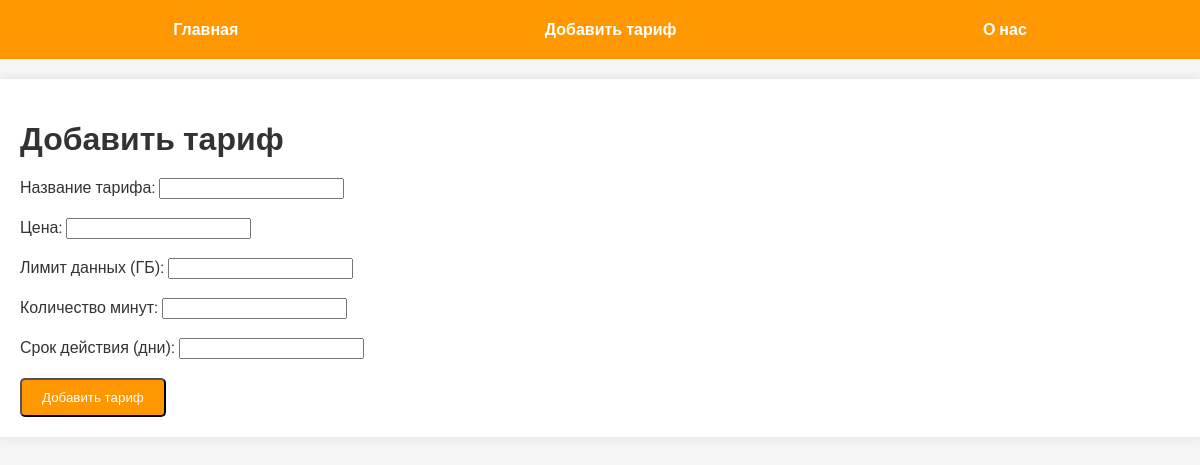
Page /add_post on the committed database.
### tables this page shows
CREATE TABLE mainmenu(
id INTEGER PRIMARY KEY AUTOINCREMENT,
title TEXT NOT NULL,
url TEXT NOT NULL);

### first_site/fldbsite.py (the view, shortened to what this page needs)
@app.route('/add_post', methods=["POST", "GET"])
def add_post():
    db = get_db()
    dbase = FDataBase(db)
    return render_template('add_post.html', title='Добавить тариф', menu=dbase.get_menu())

### first_site/FDataBase.py (called while the page is built)
    def get_menu(self):
        sql = "SELECT * FROM mainmenu"
        try:
            self.__cur.execute(sql)
            res = self.__cur.fetchall()
            if res:
                return res
        except IOError:
            print('Ошибка чтения из БД')
        return []

### first_site/fldbsite.py (called while the page is built)
def connect_db():
    con = sqlite3.connect(app.config['DATABASE'])
    con.row_factory = sqlite3.Row
    return con

def get_db():
    if not hasattr(g, 'link_db'):
        g.link_db = connect_db()
    return g.link_db

### first_site/templates/add_post.html (shortened to what this page needs)
{% extends 'base.html'%}
{% block content %}
{{ super() }}
<form action="{{ url_for('add_post') }}" method="post">
        <label for="name">Название тарифа:</label>
        <input type="text" id="name" name="name" required><br><br>
        <label for="price">Цена:</label>
        <input type="number" step="0.01" id="price" name="price" required><br><br>
        <label for="data_limit">Лимит данных (ГБ):</label>
        <input type="number" id="data_limit" name="data_limit"><br><br>
        <label for="call_minutes">Количество минут:</label>
        <input type="number" id="call_minutes" name="call_minutes"><br><br>
        <label for="validity_period">Срок действия (дни):</label>
        <input type="number" id="validity_period" name="validity_period" required><br><br>
        <button type="submit">Добавить тариф</button>
    </form>
{% endblock %}

### first_site/templates/base.html (shortened to what this page needs)
<!DOCTYPE html>
<html lang="en">
<head>
    <link rel="stylesheet" href="{{ url_for('static', filename='css/style.css')}}">
</head>
<body>
    {% block content %}
        {% block mainmenu %}
        <ul class="menu">
            {% for m in menu %}
            <li>
                <a href="{{m.url}}">{{ m.title }}</a>
            </li>
            {% endfor %}
        </ul>
        {% endblock %}
    <div class="content">
        {% if title %}
        <h1>{{ title }}</h1>
        {% else %}
        <h1>Мобильные тарифы</h1>
        {% endif %}
        {% endblock %}
    </div>
</body>
</html>

### first_site/static/css/style.css (style rules this page uses)
body { background: #f5f5f5; margin: 0; padding: 0; font-family: 'Roboto', sans-serif; color: #333; }
.menu { display: flex; justify-content: space-around; list-style: none; background: #ff9800; padding: 20px; margin: 0; }
.menu li { margin: 0 15px; }
.menu a { text-decoration: none; color: #fff; font-weight: bold; transition: color 0.3s ease; }
.content { max-width: 1200px; margin: 20px auto; padding: 20px; background: #fff; box-shadow: 0 0 10px rgba(0, 0, 0, 0.1); box-sizing: border-box; }
h1, h2, h3, h4, h5, h6 { color: #333; margin-bottom: 20px; }
button { display: inline-block; padding: 10px 20px; background: #ff9800; color: #fff; text-decoration: none; border-radius: 5px; transition: background 0.3s ease; cursor: pointer; }

### rows in the picture
mainmenu: title "Главная"
mainmenu: title "Добавить тариф"
mainmenu: title "О нас"
